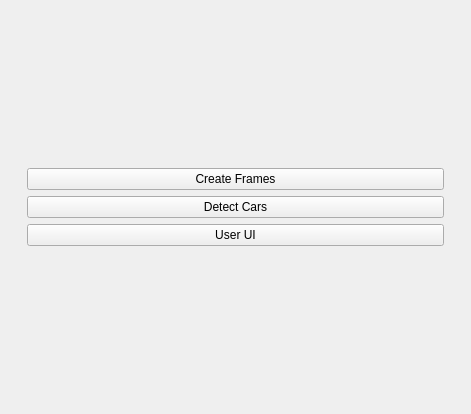
<?xml version="1.0" encoding="UTF-8"?>
<ui version="4.0">
 <class>ParkEase</class>
 <widget class="QMainWindow" name="ParkEase">
  <property name="geometry">
   <rect>
    <x>0</x>
    <y>0</y>
    <width>471</width>
    <height>414</height>
   </rect>
  </property>
  <property name="sizePolicy">
   <sizepolicy hsizetype="Expanding" vsizetype="Expanding">
    <horstretch>0</horstretch>
    <verstretch>0</verstretch>
   </sizepolicy>
  </property>
  <property name="windowTitle">
   <string>MainWindow</string>
  </property>
  <property name="autoFillBackground">
   <bool>true</bool>
  </property>
  <property name="toolButtonStyle">
   <enum>Qt::ToolButtonIconOnly</enum>
  </property>
  <widget class="QWidget" name="centralwidget">
   <property name="sizePolicy">
    <sizepolicy hsizetype="Expanding" vsizetype="Expanding">
     <horstretch>0</horstretch>
     <verstretch>0</verstretch>
    </sizepolicy>
   </property>
   <property name="toolTipDuration">
    <number>16</number>
   </property>
   <property name="autoFillBackground">
    <bool>true</bool>
   </property>
   <layout class="QGridLayout" name="gridLayout">
    <item row="0" column="0">
     <widget class="QFrame" name="verticalFrame">
      <property name="sizePolicy">
       <sizepolicy hsizetype="Expanding" vsizetype="Fixed">
        <horstretch>0</horstretch>
        <verstretch>0</verstretch>
       </sizepolicy>
      </property>
      <property name="minimumSize">
       <size>
        <width>418</width>
        <height>121</height>
       </size>
      </property>
      <property name="maximumSize">
       <size>
        <width>842</width>
        <height>842</height>
       </size>
      </property>
      <layout class="QVBoxLayout" name="verticalLayout">
       <property name="sizeConstraint">
        <enum>QLayout::SetMinimumSize</enum>
       </property>
       <item>
        <widget class="QWidget" name="verticalWidget" native="true">
         <property name="sizePolicy">
          <sizepolicy hsizetype="Expanding" vsizetype="Maximum">
           <horstretch>0</horstretch>
           <verstretch>0</verstretch>
          </sizepolicy>
         </property>
         <layout class="QGridLayout" name="gridLayout_2" columnstretch="0">
          <item row="1" column="0">
           <widget class="QPushButton" name="createBox">
            <property name="sizePolicy">
             <sizepolicy hsizetype="Expanding" vsizetype="Fixed">
              <horstretch>0</horstretch>
              <verstretch>0</verstretch>
             </sizepolicy>
            </property>
            <property name="text">
             <string>Create Frames</string>
            </property>
            <property name="iconSize">
             <size>
              <width>25</width>
              <height>25</height>
             </size>
            </property>
            <property name="autoRepeatDelay">
             <number>301</number>
            </property>
           </widget>
          </item>
          <item row="3" column="0">
           <widget class="QPushButton" name="userUi">
            <property name="text">
             <string>User UI</string>
            </property>
           </widget>
          </item>
          <item row="2" column="0">
           <widget class="QPushButton" name="selectVideo">
            <property name="sizePolicy">
             <sizepolicy hsizetype="Expanding" vsizetype="Fixed">
              <horstretch>0</horstretch>
              <verstretch>2</verstretch>
             </sizepolicy>
            </property>
            <property name="text">
             <string>Detect Cars</string>
            </property>
           </widget>
          </item>
         </layout>
        </widget>
       </item>
      </layout>
     </widget>
    </item>
   </layout>
  </widget>
 </widget>
 <resources/>
 <connections/>
</ui>
